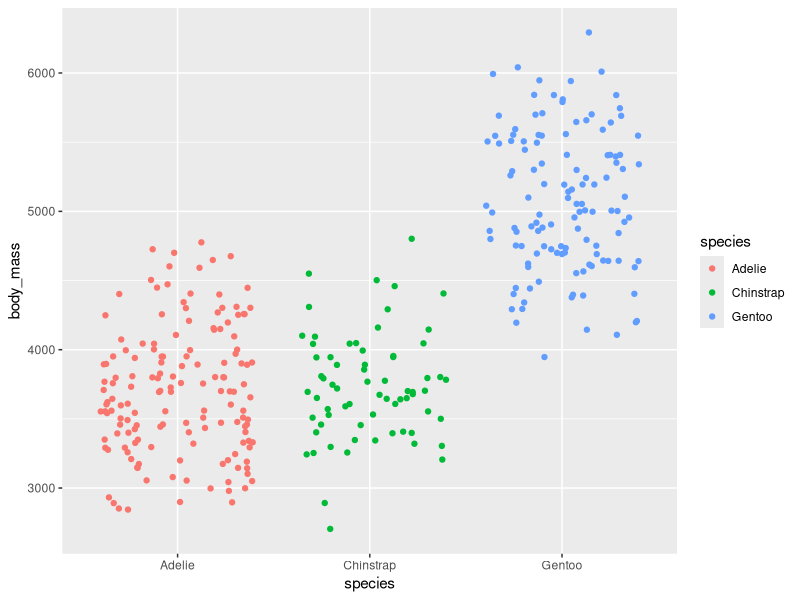

The R source for this figure:
# mi script 
# no sirve y no sé cómo arreglarlo :(

library(ggplot2)

penguins |>
  ggplot(aes(species,body_mass,color = species))+
   geom_jitter()

